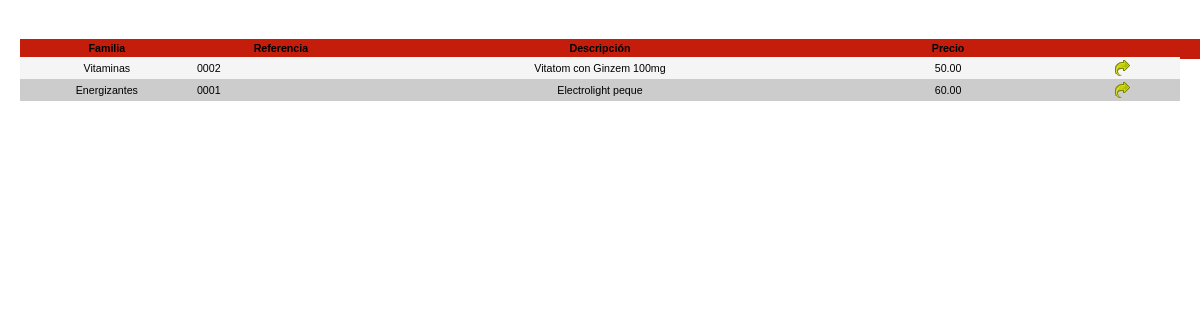
Screenshot of /includes/ventas_facturas/frame_articulos.php with the database file from the repository.
### tables this page shows
CREATE TABLE IF NOT EXISTS `articulos` (
  `codarticulo` int(10) NOT NULL AUTO_INCREMENT,
  `codfamilia` int(5) NOT NULL,
  `referencia` varchar(35) NOT NULL,
  `descripcion` varchar(35) NOT NULL,
  `impuesto` float NOT NULL,
  `codproveedor1` int(5) NOT NULL DEFAULT '1',
  `codproveedor2` int(5) NOT NULL,
  `descripcion_corta` varchar(35) NOT NULL,
  `codubicacion` int(3) NOT NULL,
  `stock` int(10) NOT NULL,
  `stock_minimo` int(8) NOT NULL,
  `aviso_minimo` varchar(1) NOT NULL DEFAULT '0',
  `datos_producto` varchar(200) NOT NULL,
  `fecha_alta` date NOT NULL DEFAULT '0000-00-00',
  `codembalaje` int(3) NOT NULL,
  `unidades_caja` int(8) NOT NULL,
  `precio_ticket` varchar(1) NOT NULL DEFAULT '0',
  `modificar_ticket` varchar(1) NOT NULL DEFAULT '0',
  `observaciones` text NOT NULL,
  `precio_compra` decimal(19,2) DEFAULT NULL,
  `precio_almacen` decimal(19,2) DEFAULT NULL,
  `precio_tienda` decimal(19,2) DEFAULT NULL,
  `precio_pvp` decimal(19,2) DEFAULT NULL,
  `precio_iva` decimal(19,2) DEFAULT NULL,
  `codigobarras` varchar(15) NOT NULL,
  `imagen` varchar(200) NOT NULL,
  `borrado` varchar(1) NOT NULL DEFAULT '0',
  PRIMARY KEY (`codarticulo`)
);

CREATE TABLE IF NOT EXISTS `familias` (
  `codfamilia` int(5) NOT NULL AUTO_INCREMENT,
  `nombre` varchar(35) DEFAULT NULL,
  `borrado` varchar(1) NOT NULL DEFAULT '0',
  PRIMARY KEY (`codfamilia`)
);

### includes/sys/conexion.php (called while the page is built, shortened)
<?php
class conexion {
    private $conexion;
    public function conexion() {
        if (!isset($this->conexion)) {
            $this->conexion = (mysql_connect("127.0.0.1", "root", "")) ;
        }
        $this->getParamentros();
    }
    public function consulta($consulta) {
        $resultado = mysql_query($consulta, $this->conexion);
        return $resultado;
    }
    public function num_rows($consulta) {
        return mysql_num_rows($consulta);
    }
    public function getParamentros() {
        $query_tmp = "SELECT * FROM parametros WHERE indice=1";
        $rs_tmp = mysql_query($query_tmp, $this->conexion);
        $bbquery_tmp = "SELECT * FROM parametros WHERE indice=1";
        $bbrs_tmp = mysql_query($bbquery_tmp, $this->conexion);
    }
}

### includes/ventas_facturas/frame_articulos.php (the view, shortened to what this page needs)
<html>
    <head>
        <link href="../estilos/estilos.css" type="text/css" rel="stylesheet">
    </head>
    <?php
    require "../sys/conexion.php";
    $conn = new conexion();
    $where = "1=1";
    ?>
    <body>
<?php
$consulta = "SELECT articulos.*,familias.nombre as nombrefamilia FROM articulos,familias WHERE " . $where . " AND articulos.codfamilia=familias.codfamilia AND articulos.borrado=0 ORDER BY articulos.codfamilia ASC,articulos.descripcion ASC";
$rs_tabla = $conn->consulta($consulta);
$nrs = $conn->num_rows($rs_tabla);
?>
        <div id="tituloForm2" class="header">
            <form id="form1" name="form1">
<?php if ($nrs > 0) { ?>
                    <table class="fuente8" width="98%" cellspacing=0 cellpadding=3 border=0>
                        <tr>
                            <td width="15%"><div align="center"><b>Familia</b></div></td>
                            <td width="15%"><div align="center"><b>Referencia</b></div></td>
                            <td width="40%"><div align="center"><b>Descripci&oacute;n</b></div></td>
                            <td width="20%"><div align="center"><b>Precio</b></div></td>
                            <td width="10%"><div align="center"></td>
                        </tr>
                        <?php
                        for ($i = 0; $i < $conn->num_rows($rs_tabla); $i++) {
                            $codfamilia = mysql_result($rs_tabla, $i, "codfamilia");
                            $codigobarras = mysql_result($rs_tabla, $i, "codigobarras");
                            $nombrefamilia = mysql_result($rs_tabla, $i, "nombrefamilia");
                            $referencia = mysql_result($rs_tabla, $i, "referencia");
                            $descripcion = mysql_result($rs_tabla, $i, "descripcion");
                            $precio = mysql_result($rs_tabla, $i, "precio_tienda");
                            if ($i % 2) {
                                $fondolinea = "itemParTabla";
                            } else {
                                $fondolinea = "itemImparTabla";
                            }
                            ?>
                            <tr class="<?php echo $fondolinea ?>">
                                <td>
                                    <div align="center"><?php echo $nombrefamilia; ?></div></td>
                                <td>
                                    <div align="left"><?php echo $referencia; ?></div></td>
                                <td><div align="center"><?php echo $descripcion; ?></div></td>
                                <td><div align="center"><?php echo $precio; ?></div></td>
                                <td align="center"><div align="center"><a href="javascript:pon_prefijo(<?php echo $codfamilia ?>,'<?php echo $codigobarras ?>','<?php echo str_replace('"', '', $descripcion) ?>','<?php echo $precio ?>')"><img src="../img/convertir.png" border="0" title="Seleccionar"></a></div></td>
                            </tr>
    <?php }
    ?>
                    </table>
    <?php }
?>
            </form>
        </div>
    </body>
</html>

### includes/estilos/estilos.css (style rules this page uses)
#tituloForm2 { position:relative; top:4%; left:1%; width:100%; }
.header { background-color:#C41D0B; color:#fff; text-align:center; font-weight:bold; height:20px; vertical-align:middle; }
.itemParTabla { background-color:#ccc; }
.itemImparTabla { background-color:#f5f5f5; }
a:link { font:8pt verdana,arial; color:#000; }
.fuente8 { font:8pt helvetica; }

### rows the page displays
articulos: familias.nombre "Vitaminas", referencia "0002", descripcion "Vitatom con Ginzem 100mg", precio_tienda "50.00"
articulos: familias.nombre "Energizantes", referencia "0001", descripcion "Electrolight peque", precio_tienda "60.00"
